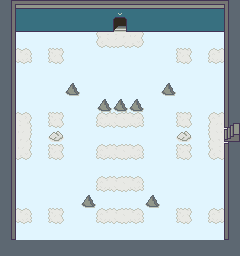

Below is a game level as drawn by its tile map, then a one-line description and the .tmx that defines it (tile-layer data replaced by summaries):
An orthogonal 15x16 tile map with 16x16 px tiles, 2 tile layers (Tile Layer 1, Tile Layer 2), 8 tilesets and 11 objects (3x Monster, 2x NPC, 2x Door).

<map version="1.9" tiledversion="1.9.0" orientation="orthogonal" renderorder="right-down" width="15" height="16" tilewidth="16" tileheight="16" infinite="0" backgroundcolor="#e1f5fe" nextlayerid="11" nextobjectid="74">
 <properties>
  <property name="action" value="(map-name &quot;XEONJIA TOWER – 6F&quot;)" />
  <property name="can-escape" type="bool" value="false" />
  <property name="disable-worldmap" type="bool" value="true" />
  <property name="map-name" value="XEONJIA TOWER – 6F" />
  <property name="music" value="tower" />
 </properties>
 <tileset firstgid="1" source="../tilesets/outdoor-1.tsx" />
 <tileset firstgid="129" source="../tilesets/monsters.tsx" />
 <tileset firstgid="204" source="../tilesets/npc_common.tsx" />
 <tileset firstgid="256" source="../tilesets/outdoor-2.tsx" />
 <tileset firstgid="416" source="../tilesets/outdoor-3.tsx" />
 <tileset firstgid="544" source="../tilesets/npc_main.tsx" />
 <tileset firstgid="576" source="../tilesets/tower.tsx" />
 <tileset firstgid="640" source="../tilesets/basic.tsx" />
 <layer id="1" name="Tile Layer 1" width="15" height="16">
  <data>[240 cells, 113 non-empty, 27 distinct tile ids]</data>
 </layer>
 <objectgroup id="9" name="npc">
  <object id="63" class="NPC" gid="556" x="96" y="48" width="16" height="16">
   <properties>
    <property name="action">(if  (= (enemies-count) 0)
  (begin
    (dialog '(("/_happy" "We won! We are strong!\nLet's move on.")))
    (wait)
    (leave-npc 63))
  (dialog '(("/_happy" "Hi!"))))</property>
    <property name="actionOnEvent">(if (get "x6-safe")
  (delete-me))</property>
    <property name="team" type="int" value="0" />
   </properties>
  </object>
  <object id="64" class="NPC" gid="572" x="128" y="48" width="16" height="16">
   <properties>
    <property name="action">(if  (= (enemies-count) 0)
  (begin
    (dialog '(("/" "An easy win.\nLet's move on.")))
    (wait)
    (leave-npc 64))
  (dialog '(("/" "Stay focused!"))))</property>
    <property name="actionOnEvent">(if (get "x6-safe")
  (delete-me))</property>
    <property name="team" type="int" value="0" />
   </properties>
  </object>
  <object id="67" class="Monster" gid="179" x="112" y="160" width="16" height="16">
   <properties>
    <property name="hp" type="float" value="95" />
    <property name="level" type="float" value="5" />
   </properties>
  </object>
  <object id="68" class="Monster" gid="179" x="96" y="160" width="16" height="16">
   <properties>
    <property name="hp" type="float" value="95" />
    <property name="level" type="float" value="5" />
   </properties>
  </object>
  <object id="69" class="Monster" gid="179" x="128" y="160" width="16" height="16">
   <properties>
    <property name="hp" type="float" value="95" />
    <property name="level" type="float" value="5" />
   </properties>
  </object>
 </objectgroup>
 <layer id="6" name="Tile Layer 2" width="15" height="16">
  <data>[240 cells, 0 non-empty, 0 distinct tile ids]</data>
 </layer>
 <objectgroup id="8" name="items">
  <object id="70" gid="651" x="192" y="48" width="16" height="16">
   <properties>
    <property name="healthPointsDelta" type="int" value="15" />
   </properties>
  </object>
  <object id="71" gid="651" x="192" y="240" width="16" height="16">
   <properties>
    <property name="healthPointsDelta" type="int" value="15" />
   </properties>
  </object>
  <object id="72" gid="651" x="32" y="240" width="16" height="16">
   <properties>
    <property name="healthPointsDelta" type="int" value="15" />
   </properties>
  </object>
  <object id="73" gid="651" x="32" y="48" width="16" height="16">
   <properties>
    <property name="healthPointsDelta" type="int" value="15" />
   </properties>
  </object>
 </objectgroup>
 <objectgroup id="10" name="spawn points">
  <object id="54" class="Door" x="112" y="32" width="16" height="16">
   <properties>
    <property name="mainDoor" type="bool" value="true" />
    <property name="roomId" value="x5" />
   </properties>
  </object>
  <object id="66" class="Door" x="208" y="128" width="16" height="16">
   <properties>
    <property name="orientation" type="int" value="3" />
    <property name="roomId" value="x7" />
   </properties>
  </object>
 </objectgroup>
</map>
